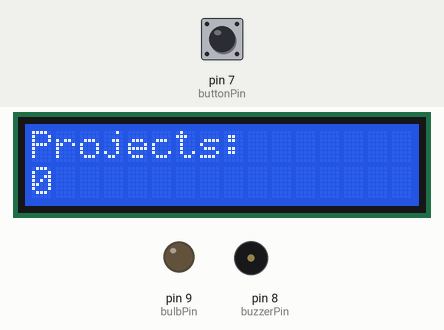
Recording of a sketch running on a simulated Arduino Uno, built with avr-gcc and run on an emulated ATmega328P. On the bench: 16×2 character LCD, output pins drawn as LEDs (lit = HIGH), buzzer (waves = sounding). The test bench sets the inputs (shaded band); at power-on: pin 7 (buttonPin) HIGH.

Above: at 1.2 s.
1.3 s: pin 7 (buttonPin) pulled LOW for 0.15 s
At 2.7 s:
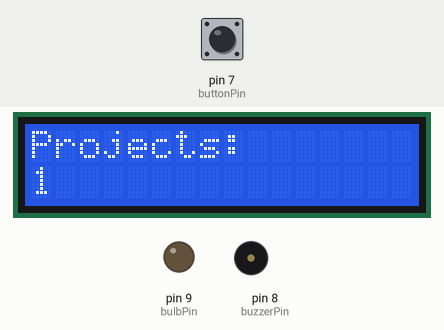
3.0 s: pin 7 (buttonPin) pulled LOW for 1 s
At 4.2 s:
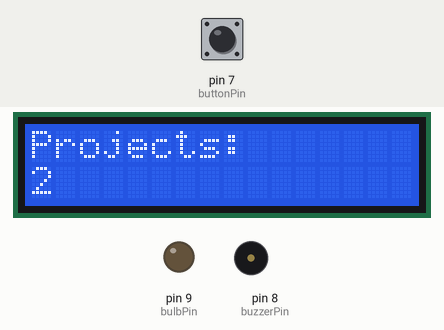
5.5 s: pin 7 (buttonPin) pulled LOW for 0.15 s
At 6.1 s:
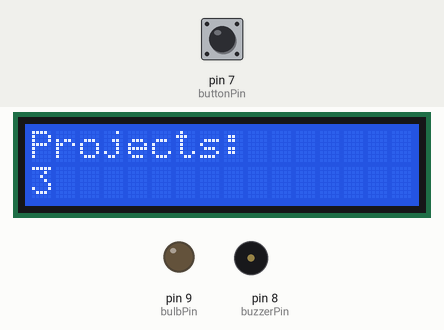
7.2 s: pin 7 (buttonPin) pulled LOW for 1 s
At 8.6 s:
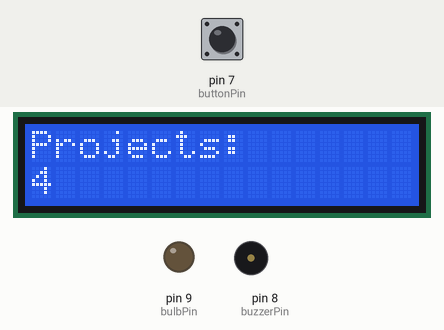
Timing chart, 0 to 10.2 s (numbered marks = the images above; inputs shaded):
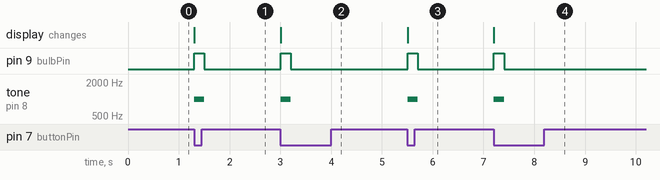

The sketch:

aino_project_counter_iot1.ino
```cpp
#include <LiquidCrystal.h>

// Set up the LCD
LiquidCrystal lcd(12, 11, 5, 4, 3, 2);

// Pins
const int buttonPin = 7;  // Button pin
const int buzzerPin = 8;  // Buzzer pin
const int bulbPin = 9;    // Bulb control pin

// Variables
int counter = 0;
int buttonState = 0;
int lastButtonState = 0;

void setup() {
  // Initialize LCD
  lcd.begin(16, 2);

  // Set up pins
  pinMode(buttonPin, INPUT_PULLUP); // Button input with pull-up resistor
  pinMode(buzzerPin, OUTPUT);      // Buzzer output
  pinMode(bulbPin, OUTPUT);        // Bulb control pin

  // Initial LCD message
  lcd.setCursor(0, 0);
  lcd.print("Projects: ");
  lcd.setCursor(0, 1);
  lcd.print(counter);
}

void loop() {
  // Read button state
  buttonState = digitalRead(buttonPin);

  // Check if button is pressed (transition from HIGH to LOW)
  if (buttonState == LOW && lastButtonState == HIGH) {
    counter++;  // Increment counter

    // Update LCD
    lcd.clear();
    lcd.setCursor(0, 0);
    lcd.print("Projects: ");
    lcd.setCursor(0, 1);
    lcd.print(counter);

    // Play sound
    tone(buzzerPin, 1000, 200);  // Frequency: 1000Hz, Duration: 200ms

    // Turn on the light bulb
    digitalWrite(bulbPin, HIGH);

    // Delay to keep bulb on for a while
    delay(200); // Keep bulb and buzzer on for 200ms

    // Turn off the light bulb
    digitalWrite(bulbPin, LOW);

    delay(200); // Debounce delay
  }

  // Save button state for next loop
  lastButtonState = buttonState;
}
```

Measured:
- after the input at 1.3 s, pin 9 (bulbPin): LOW → HIGH at once, → LOW 0.20 s later; tone on pin 8 (buzzerPin): silent → 1000 Hz at once, → silent 0.20 s later; the display: changes at once (image 1)
- after the input at 3.0 s, pin 9 (bulbPin): LOW → HIGH at once, → LOW 0.20 s later; tone on pin 8 (buzzerPin): silent → 1000 Hz at once, → silent 0.20 s later; the display: changes at once (image 2)
- after the input at 5.5 s, pin 9 (bulbPin): LOW → HIGH at once, → LOW 0.20 s later; tone on pin 8 (buzzerPin): silent → 1000 Hz at once, → silent 0.20 s later; the display: changes at once (image 3)
- after the input at 7.2 s, pin 9 (bulbPin): LOW → HIGH at once, → LOW 0.20 s later; tone on pin 8 (buzzerPin): silent → 1000 Hz at once, → silent 0.20 s later; the display: changes at once (image 4)
